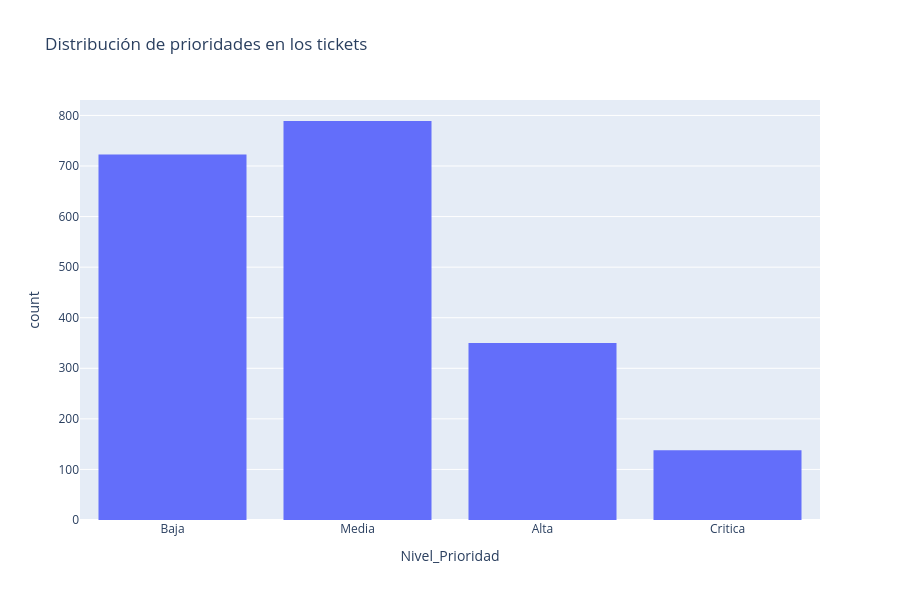

The cell this chart's notebook holds for it:
### Code cell
orden_prioridades = ["Baja", "Media", "Alta", "Critica"]

plt.figure(figsize=(10, 6))
px.histogram(df, x='Nivel_Prioridad', title='Distribución de prioridades en los tickets', category_orders={'Nivel_Prioridad': orden_prioridades}, height=600).show()

### Figure 1 — Plotly figure (JSON) as saved in the notebook; plotly's stock layout.template omitted (floating-point values rounded to 4 significant figures; data arrays with more than 128 entries replaced by an {"elided": "..."} marker saying what was removed)
{"data": [{"bingroup": "x", "hovertemplate": "Nivel_Prioridad=%{x}<br>count=%{y}<extra></extra>", "legendgroup": "", "marker": {"color": "#636efa", "pattern": {"shape": ""}}, "name": "", "orientation": "v", "showlegend": false, "type": "histogram", "x": {"elided": "2000 str values"}, "xaxis": "x", "yaxis": "y"}], "layout": {"barmode": "relative", "height": 600, "legend": {"tracegroupgap": 0}, "title": {"text": "Distribución de prioridades en los tickets"}, "xaxis": {"anchor": "y", "categoryarray": ["Baja", "Media", "Alta", "Critica"], "categoryorder": "array", "domain": [0, 1], "title": {"text": "Nivel_Prioridad"}}, "yaxis": {"anchor": "x", "domain": [0, 1], "title": {"text": "count"}}}}
